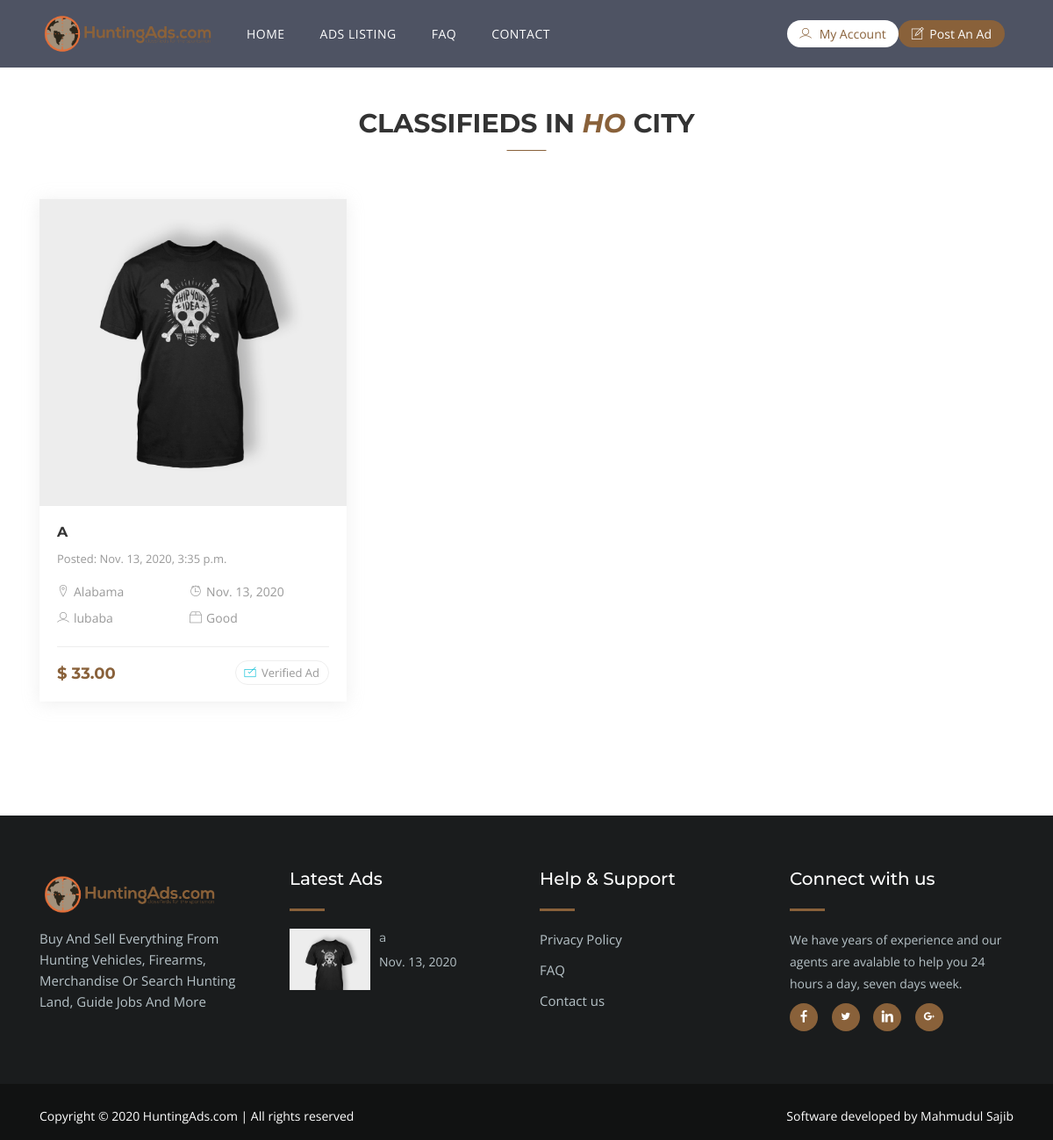
The page /city/ho/ on the database its author committed.
### ads/models.py (models this page shows, shortened)
class City(models.Model):
    city_name = models.CharField(max_length=100)
    slug = models.SlugField(blank=True, null=True)
    class Meta:
        verbose_name_plural = "Cities"

class AdsImages(models.Model):
    ads = models.ForeignKey(Ads, on_delete=models.CASCADE)
    image = models.ImageField(upload_to='uploads/%Y/%m/%d', default=None)
    class Meta:
        verbose_name_plural = 'Classified Ads Images'

class Ads(models.Model):
    CONDITION = (
        ('Excellent', 'Excellent'),
        ('Good', 'Good'),
        ('Fair', 'Fair'),
    )
    author = models.ForeignKey(Author, on_delete=models.CASCADE, null=True)
    title = models.CharField(max_length=200)
    description = RichTextField()
    price = models.DecimalField(max_digits=8, decimal_places=2)
    date_created = models.DateTimeField(auto_now_add=True)
    state = models.ForeignKey('State', on_delete=models.CASCADE, null=True)
    city = models.ForeignKey('City', on_delete=models.CASCADE, null=True)
    category = models.ForeignKey('Category', on_delete=models.CASCADE, null=True)
    condition = models.CharField(max_length=100, choices=CONDITION)
    brand = models.CharField(max_length=200)
    phone = models.CharField(max_length=50)
    video = EmbedVideoField(null=True, blank=True)
    is_featured = models.BooleanField(default=False)
    is_active = models.BooleanField(default=False)
    class Meta:
        verbose_name_plural = "Classified Ads"

class State(models.Model):
    state_name = models.CharField(max_length=100)
    slug = models.SlugField(blank=True, null=True)
    class Meta:
        verbose_name_plural = "States"
    def __str__(self):
        return self.state_name

class Author(models.Model):
    user = models.OneToOneField(User, on_delete = models.CASCADE)
    profile_pic = models.ImageField(default="default-profile-pic.png", upload_to='uploads/profile-pictures', null=True)
    def __str__(self):
        return self.user.username

### ads/views.py (the view)
# urls.py: path('city/<slug:slug>/', views.ads_city_archive, name='city-archive'),
def ads_city_archive(request, slug):
    city = get_object_or_404(City, slug=slug)
    ads_by_city = Ads.objects.filter(city=city)
    context = {
        'city' : city,
        'ads_by_city' : ads_by_city
    }
    return render(request, 'ads/city-archive.html', context)

### pages/context_processors.py (called while the page is built)
def footer_recent_ads(request):
    ads = Ads.objects.filter(is_active=True).order_by('-date_created')[0:2]
    return {
        'footer_recent_ads' : ads
    }

### ads/templates/ads/city-archive.html
{% extends "base.html" %}
{% load static %}
{% block content %}
<section class="featured section-padding">
  <div class="container">
    <h1 class="section-title">Classifieds in <span class="focus-keyword">{{ city.city_name }}</span> City</h1>
    <div class="row">
      {% if ads_by_city %}
        {% for ads in ads_by_city %}
        <div class="col-xs-6 col-sm-6 col-md-6 col-lg-4">
          <div class="featured-box">
            <figure>
              <a href="{% url 'ads-detail' ads.id %}">
                  {% for img in ads.adsimages_set.all %}
                  {% if forloop.first %}
                      <img class="img-fluid" src="{{ img.image.url }}" alt="">
                  {% endif %}
                  {% endfor %}
              </a>
            </figure>
            <div class="feature-content">
              <h4><a href="{% url 'ads-detail' ads.id %}">{{ ads.title}}</a></h4>
              <span>Posted: {{ ads.date_created}}</span>
              <ul class="address">
                <li>
                  <i class="lni-map-marker"></i>{{ ads.state}}
                </li>
                <li>
                  <i class="lni-alarm-clock"></i>{{ ads.date_created | date}}
                </li>
                <li>
                  <i class="lni-user"></i>{{ ads.author }}
                </li>
                <li>
                  <i class="lni-package"></i>{{ ads.condition }}
                </li>
              </ul>
              <div class="listing-bottom">
                <h3 class="price float-left">$ {{ ads.price }}</h3>
                <p class="btn-verified float-right"><i class="lni-check-box"></i> Verified
                  Ad</p>
              </div>
            </div>
          </div>
        </div>
      {% endfor %}
      {% else %}
        <div class="container">
          <div class="col-lg-12">
            <h4 class="text-center">Sorry! We didn't find any Classified in this Category</h4>
          </div>
        </div>
      {% endif %}
    </div>
  </div>
</section>
{% endblock content %}

### templates/footer.html (shortened to what this page needs)
{% load static %}
<footer>
    <section class="footer-Content">
      <div class="container">
        <div class="row">
          <div class="col-lg-3 col-md-6 col-sm-6 col-xs-6 col-mb-12">
            <div class="widget">
              <h3 class="footer-logo"><img src="{% static 'images/site-logo.png' %}" alt=""></h3>
              <div class="textwidget">
                <p>Buy And Sell Everything From Hunting Vehicles, Firearms, Merchandise
                  Or Search Hunting Land, Guide Jobs And More</p>
              </div>
            </div>
          </div>
          <div class="col-lg-3 col-md-6 col-sm-6 col-xs-6 col-mb-12">
            <div class="widget">
              <h3 class="block-title">Latest Ads</h3>
              <ul class="media-content-list">
                <li>
                  {% for ad in footer_recent_ads %}
                  <div class="media-left">
                    {% for img in ad.adsimages_set.all %}
                    <img class="img-fluid" src="{{ img.image.url }}" alt="">
                    {% endfor %}
                  </div>
                  <div class="media-body">
                    <h4 class="post-title"><a href="{% url 'ads-detail' ad.id %}">{{ ad.title }}</a></h4>
                    <span class="date">{{ ad.date_created|date }}</span>
                  </div>
                </li>
                {% endfor %}
              </ul>
            </div>
          </div>
          <div class="col-lg-3 col-md-6 col-sm-6 col-xs-6 col-mb-12">
            <div class="widget">
              <h3 class="block-title">Help & Support</h3>
              <ul class="menu">
                <li><a href="{% url 'terms-of-service' %}">Privacy Policy</a></li>
                <li><a href="{% url 'faq' %}">FAQ</a></li>
                <li><a href="{% url 'contact' %}">Contact us</a></li>
              </ul>
            </div>
          </div>
          <div class="col-lg-3 col-md-6 col-sm-6 col-xs-6 col-mb-12">
            <div class="widget">
              <h3 class="block-title">Connect with us</h3>
              <p class="text-sub">We have years of experience and our agents are avalable to help you 24 hours a day, seven days week.</p>
              <ul class="footer-social">
                <li><a class="facebook" target="blank" href="https://www.facebook.com/"><i class="lni-facebook-filled"></i></a></li>
                <li><a class="twitter" target="blank" href="https://www.twitter.com/"><i class="lni-twitter-filled"></i></a></li>
                <li><a class="linkedin" target="blank" href="https://www.linkedin.com/"><i class="lni-linkedin-fill"></i></a></li>
                <li><a class="google-plus" target="blank" href="https://www.google.com/"><i class="lni-google-plus"></i></a></li>
              </ul>
            </div>
          </div>
        </div>
      </div>
    </section>
    <div id="copyright">
      <div class="container">
        <div class="row">
          <div class="col-md-12">
            <div class="site-info float-left">
              <p>Copyright &copy; {% now "Y" %} HuntingAds.com | All rights reserved </p>
            </div>
            <div class="float-right">
              <p>Software developed by <a href="https://github.com/mahmud-sajib"  target="blank">Mahmudul Sajib</a></p>
            </div>
          </div>
        </div>
      </div>
    </div>
  </footer>
</body>
</html>

### rows shown on the page
City: city_name "HO"
Ads: title "A", date_created "Nov. 13, 2020, 3:35 p.m.", state "Alabama", date_created "Nov. 13, 2020", author "lubaba", condition "Good", price "33.00", title "a"
AdsImages: image (picture)
